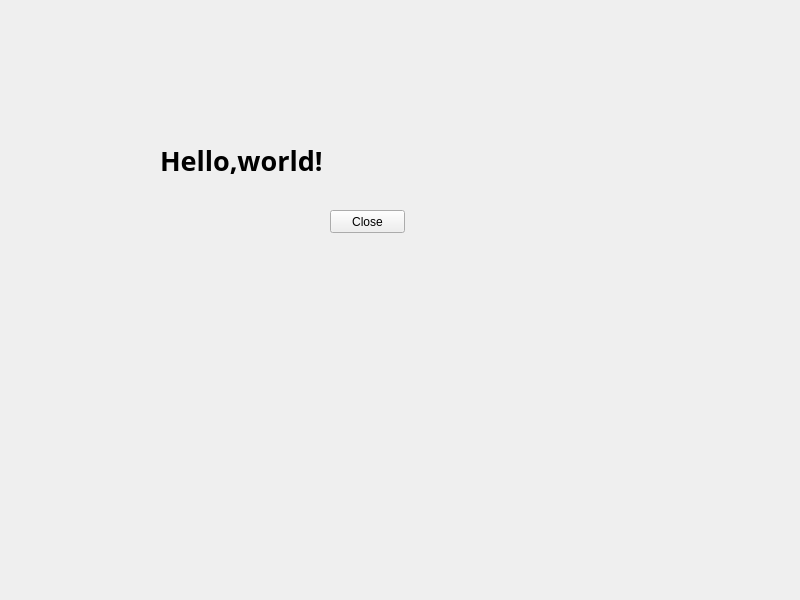
<?xml version="1.0" encoding="UTF-8"?>
<ui version="4.0">
 <class>Widget</class>
 <widget class="QWidget" name="Widget">
  <property name="geometry">
   <rect>
    <x>0</x>
    <y>0</y>
    <width>800</width>
    <height>600</height>
   </rect>
  </property>
  <property name="windowTitle">
   <string>Widget</string>
  </property>
  <widget class="QLabel" name="LabDemo">
   <property name="geometry">
    <rect>
     <x>160</x>
     <y>80</y>
     <width>281</width>
     <height>161</height>
    </rect>
   </property>
   <property name="font">
    <font>
     <family>Aharoni</family>
     <pointsize>20</pointsize>
     <weight>75</weight>
     <bold>true</bold>
    </font>
   </property>
   <property name="text">
    <string>Hello,world!</string>
   </property>
  </widget>
  <widget class="QPushButton" name="btnClose">
   <property name="geometry">
    <rect>
     <x>330</x>
     <y>210</y>
     <width>75</width>
     <height>23</height>
    </rect>
   </property>
   <property name="text">
    <string>Close</string>
   </property>
  </widget>
 </widget>
 <resources/>
 <connections>
  <connection>
   <sender>btnClose</sender>
   <signal>clicked()</signal>
   <receiver>Widget</receiver>
   <slot>close()</slot>
   <hints>
    <hint type="sourcelabel">
     <x>367</x>
     <y>221</y>
    </hint>
    <hint type="destinationlabel">
     <x>399</x>
     <y>299</y>
    </hint>
   </hints>
  </connection>
 </connections>
</ui>
